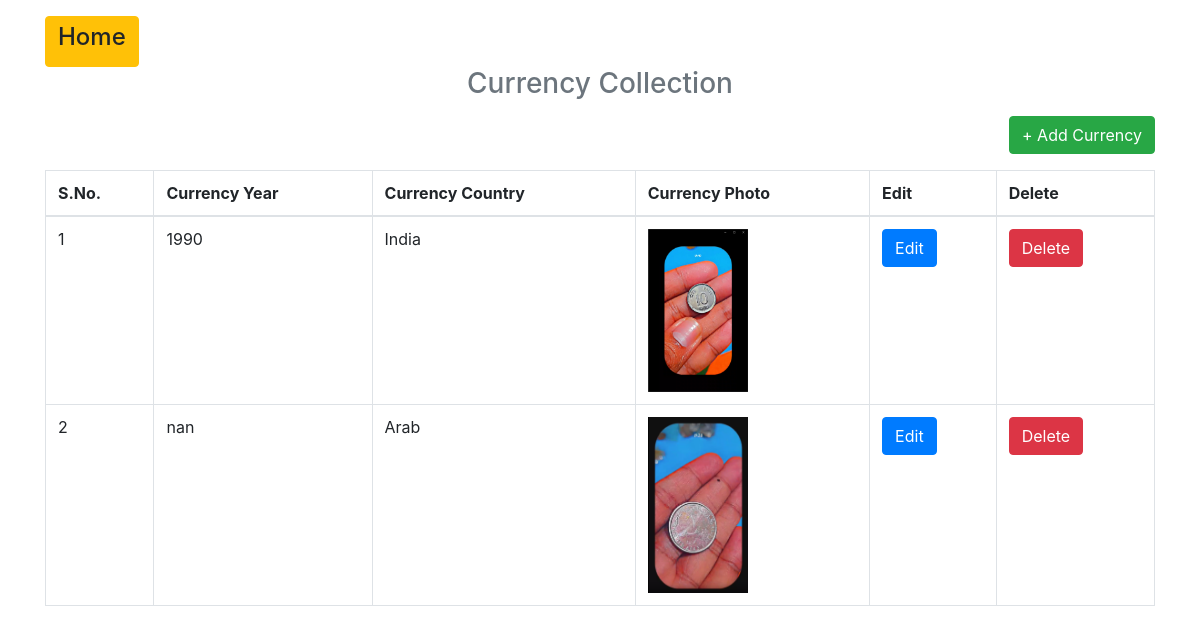
The page /index on the database as committed earlier.
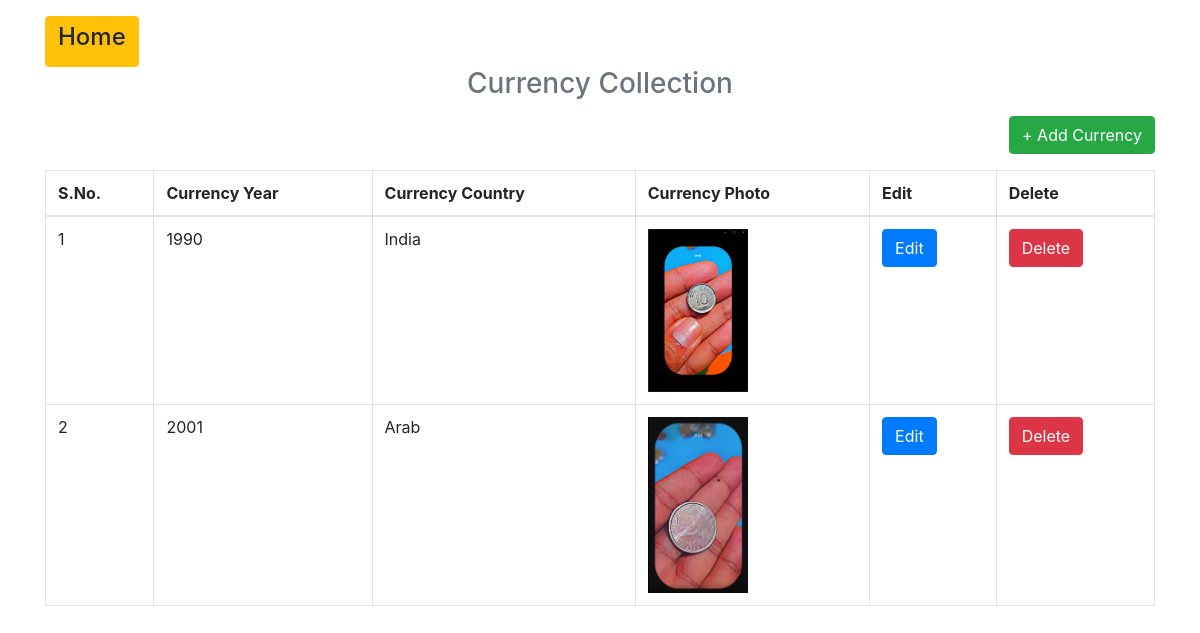
The same page on the database as committed later.
### tables this page shows
CREATE TABLE "users" (
	"UID"	    INTEGER PRIMARY KEY AUTOINCREMENT,
	"UNAME"	    TEXT,
	"FILE"	    TEXT,
	"CONTACT"	TEXT
);

### app.py (the view)
@app.route("/")
@app.route("/index")
def index():
    con=sql.connect("db_web.db")
    con.row_factory=sql.Row
    cur=con.cursor()
    cur.execute("select * from users")
    data=cur.fetchall()
    return render_template("index.html",datas=data)

### templates/index.html
{% extends 'layout.html' %}
{% block body %}
    <a target="_blank" href="https://photos.app.goo.gl/QbdPwKmfdG5onDyS7">
      <h3 class='text-center text-muted mb-3'>Currency Collection</h3>
    </a>
    <p class='text-right'><a href='{{url_for("add_user")}}' class='btn btn-success'>+ Add Currency</a></p>
  <table class='table table-bordered'>
    <thead>
      <th>S.No.</th>
      <th>Currency Year</th>
      <th>Currency Country</th>
      <th>Currency Photo</th>
      <th>Edit</th>
      <th>Delete</th>
    </thead>
    <tbody>
      {% for row in datas %}
        <tr>
          <td>{{loop.index}}</td>
          <td>{{row.UNAME}}</td>
          <td>{{row.CONTACT}}</td>
          <td>
            <a target="_blank" href="/static/files/{{row.FILE}}">
                <img id="myImg" src="/static/files/{{row.FILE}}" alt="{{row.FILE}}" style="width:100%;max-width:100px">
            </a>
          </td>
          <td><a href='{{url_for("edit_user",uid=row.UID)}}' class='btn btn-primary'>Edit</a></td>
          <td><a href='{{url_for("delete_user",uid=row.UID)}}' class='btn btn-danger' onclick='return confirm("Are You Sure")'>Delete</a></td>
        </tr>
      {%endfor%}
    </tbody>
  </table>
{% endblock %}

### templates/layout.html (shortened to what this page needs)
<html>
  <head>
    <link rel="stylesheet" href="https://maxcdn.bootstrapcdn.com/bootstrap/4.0.0/css/bootstrap.min.css">
  </head>
  <body>
    <div class='container pt-3'>
    <a class='btn btn-warning' href="/">
        <h4>
            Home
        </h4>
    </a>
      {% block body %}
      {% endblock %}
    </div>
  </body>
</html>

Rows that differ between the two databases and show on the page:
changed users "Arab": UNAME "nan" → "2001"
